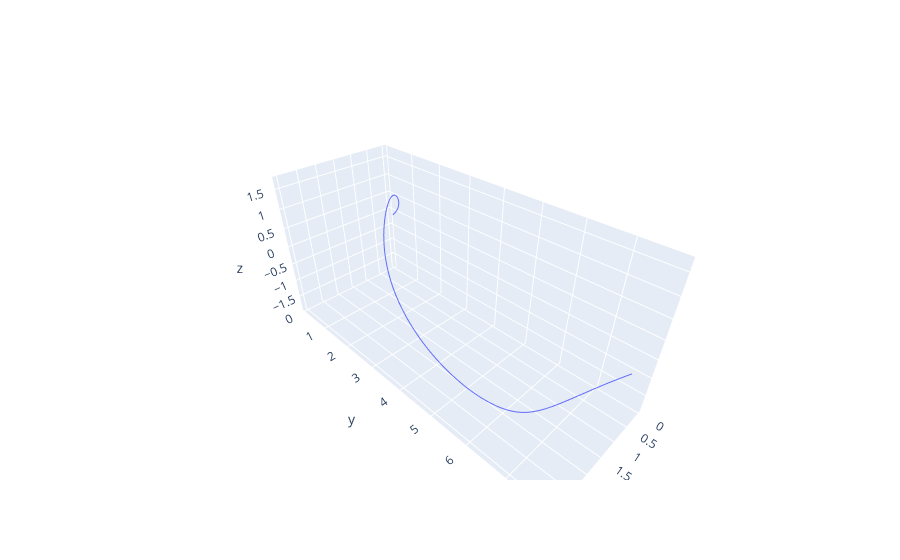

Notebook source saved alongside this figure:
### Code cell
fig = go.Figure(data=go.Scatter3d(
        x=traj[:,0],
        y=traj[:,1],
        z=traj[:,2],
        mode='lines',
        name = "trajectory"
      )
    )
fig.show()

### Figure 1 — Plotly figure (JSON) as saved in the notebook; plotly's stock layout.template omitted (floating-point values rounded to 4 significant figures; data arrays with more than 128 entries replaced by an {"elided": "..."} marker saying what was removed)
{"data": [{"mode": "lines", "name": "trajectory", "type": "scatter3d", "x": {"elided": "200 float values"}, "y": {"elided": "200 float values"}, "z": {"elided": "200 float values"}}], "layout": {}}
